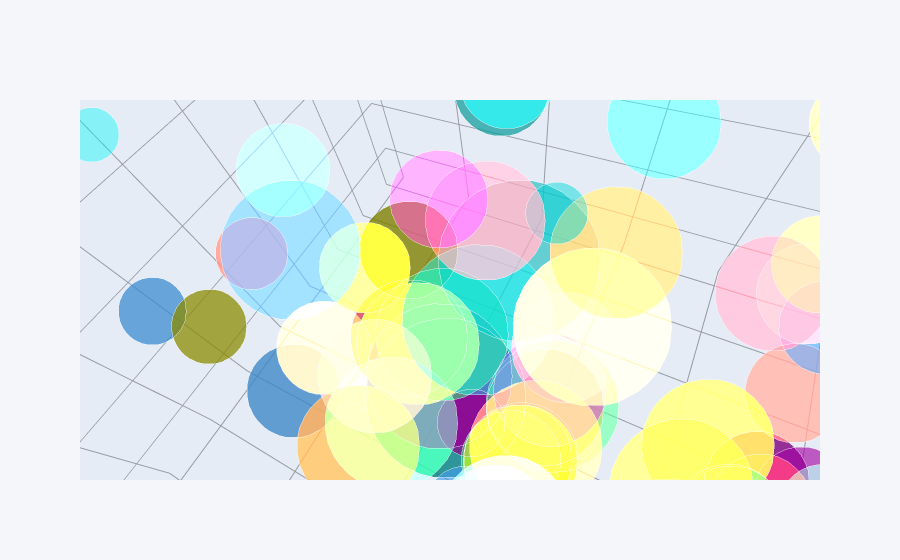

Notebook code for this chart:
### Code cell
df[df['tip'] < 5].iplot(kind = 'bubble3d', x = 'total_bill', y = 'tip', z = 'size', size = 'tip')

### Figure 1 — Plotly figure (JSON) as saved in the notebook; plotly's stock layout.template omitted (floating-point values rounded to 4 significant figures; data arrays with more than 128 entries replaced by an {"elided": "..."} marker saying what was removed)
{"data": [{"marker": {"color": {"elided": "216 str values"}, "opacity": 0.8, "size": {"elided": "216 int values"}, "symbol": "circle"}, "mode": "markers", "text": {"elided": "216 str values"}, "type": "scatter3d", "x": {"elided": "216 float values"}, "y": {"elided": "216 float values"}, "z": {"elided": "216 int values"}}], "layout": {"autosize": true, "legend": {"bgcolor": "#F5F6F9", "font": {"color": "#4D5663"}}, "paper_bgcolor": "#F5F6F9", "plot_bgcolor": "#F5F6F9", "scene": {"aspectmode": "auto", "aspectratio": {"x": 1, "y": 1, "z": 1}, "camera": {"center": {"x": 0, "y": 0, "z": 0}, "eye": {"x": -0.1628, "y": -0.3313, "z": -0.1331}, "projection": {"type": "perspective"}, "up": {"x": 0.8793, "y": -0.2032, "z": 0.4308}}, "xaxis": {"gridcolor": "#9499A3", "showgrid": true, "tickfont": {"color": "#4D5663"}, "title": {"font": {"color": "#4D5663"}, "text": ""}, "type": "linear", "zerolinecolor": "#9499A3"}, "yaxis": {"gridcolor": "#9499A3", "showgrid": true, "tickfont": {"color": "#4D5663"}, "title": {"font": {"color": "#4D5663"}, "text": ""}, "type": "linear", "zerolinecolor": "#9499A3"}, "zaxis": {"gridcolor": "#9499A3", "showgrid": true, "tickfont": {"color": "#4D5663"}, "title": {"font": {"color": "#4D5663"}, "text": ""}, "type": "linear", "zerolinecolor": "#9499A3"}}, "title": {"font": {"color": "#4D5663"}}}}
